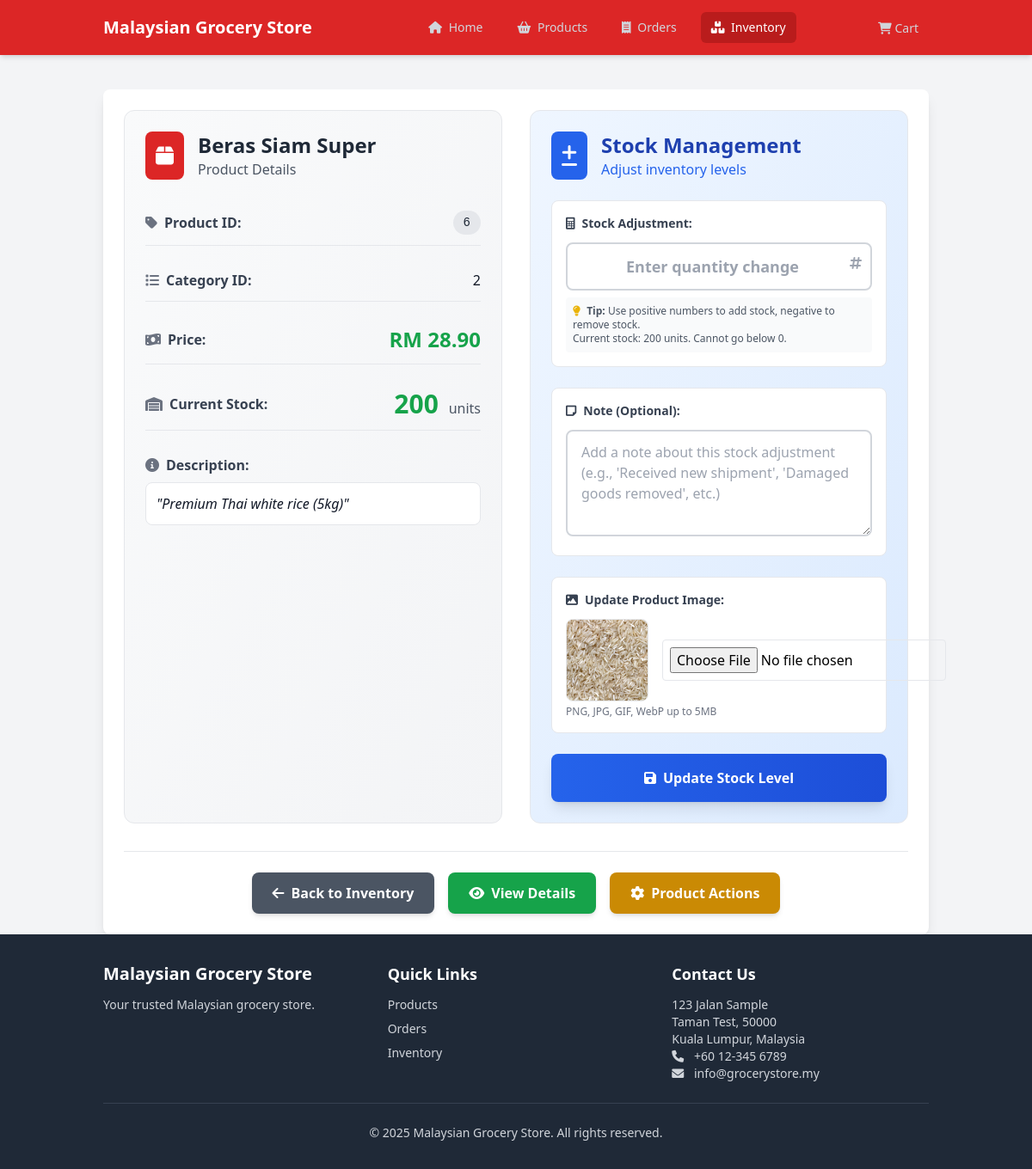
Page /modules/inventory/index.php?module=inventory&action=edit&id=6 on the earlier database version.
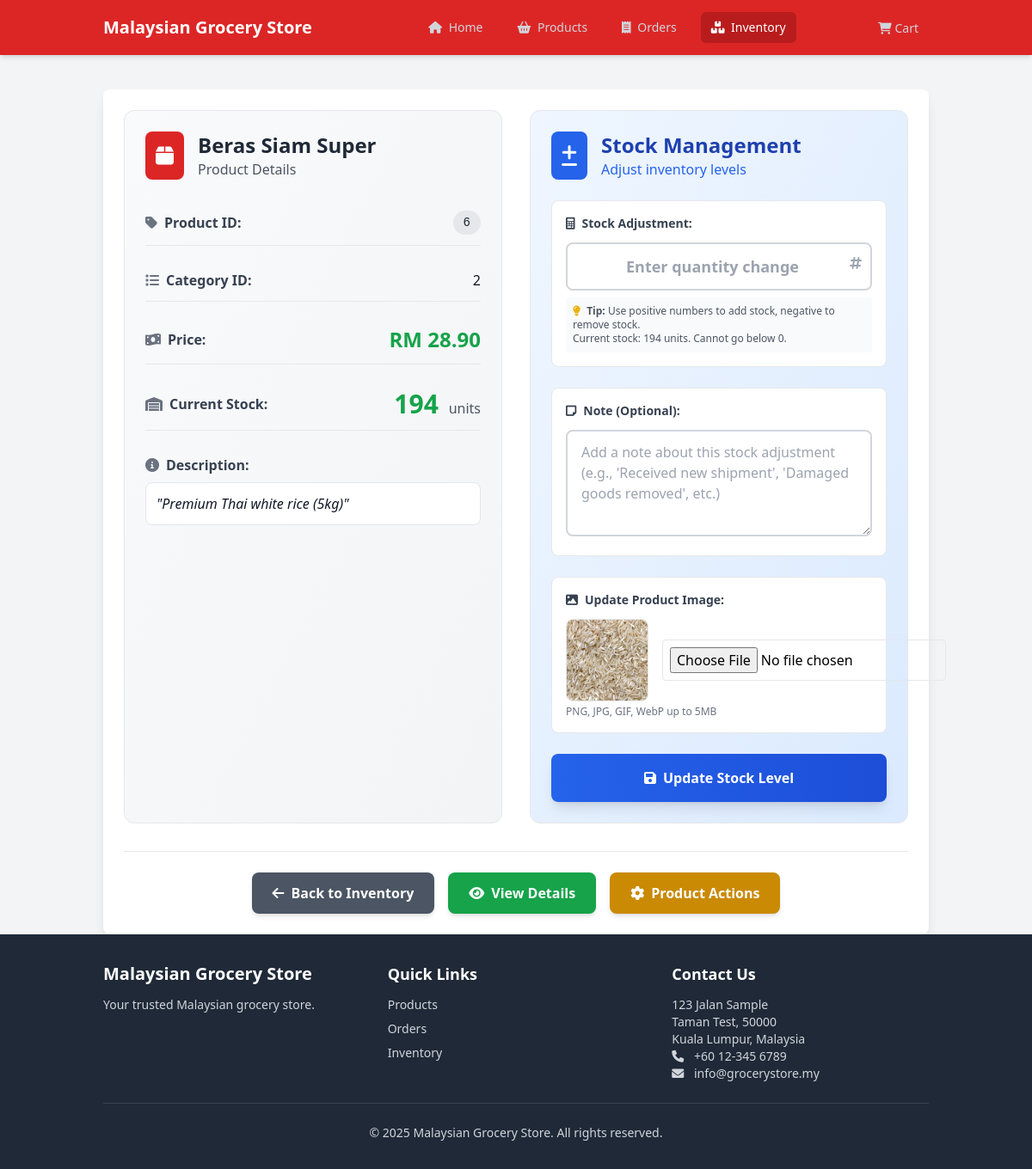
Same page on the later database version.
### tables this page shows
CREATE TABLE products (
    id INTEGER PRIMARY KEY AUTOINCREMENT,
    category_id INTEGER,
    name TEXT NOT NULL,
    description TEXT,
    price DECIMAL(10,2) NOT NULL,
    stock_quantity INTEGER NOT NULL DEFAULT 0,
    image_url TEXT,
    created_at DATETIME DEFAULT CURRENT_TIMESTAMP,
    updated_at DATETIME DEFAULT CURRENT_TIMESTAMP,
    deleted_at DATETIME, "sku",
    FOREIGN KEY (category_id) REFERENCES categories(id)
);

### modules/inventory/functions.php (called while the page is built, shortened)
<?php
function getProductById($id) {
    return getProductWithSKU($id);
}
function generateSKU($product_id = null, $name = '') {
    $db = initializeDatabase();
    if ($product_id) {
        $sku = 'SKU' . str_pad($product_id, 6, '0', STR_PAD_LEFT);
    } else {
        $result = $db->query("SELECT seq FROM sqlite_sequence WHERE name='products'");
        $row = $result->fetchArray(SQLITE3_ASSOC);
        $next_id = $row ? $row['seq'] + 1 : 1;
        $sku = 'SKU' . str_pad($next_id, 6, '0', STR_PAD_LEFT);
    }
    $counter = 0;
    $original_sku = $sku;
    while (skuExists($sku)) {
        $counter++;
        $sku = $original_sku . '-' . $counter;
    }
    return $sku;
}
function skuExists($sku) {
    $db = initializeDatabase();
    $stmt = $db->prepare("SELECT id FROM products WHERE sku = :sku AND deleted_at IS NULL");
    $stmt->bindValue(':sku', $sku, SQLITE3_TEXT);
    $result = $stmt->execute();
    return $result->fetchArray(SQLITE3_ASSOC) !== false;
}
function getProductWithSKU($id) {
    $db = initializeDatabase();
    $stmt = $db->prepare("SELECT * FROM products WHERE id = :id AND deleted_at IS NULL");
    $stmt->bindValue(':id', $id, SQLITE3_INTEGER);
    $result = $stmt->execute();
    $product = $result->fetchArray(SQLITE3_ASSOC);
    if ($product && empty($product['sku'])) {
        $sku = generateSKU($product['id'], $product['name']);
        $updateStmt = $db->prepare("UPDATE products SET sku = :sku WHERE id = :id");
        $updateStmt->bindValue(':sku', $sku, SQLITE3_TEXT);
        $updateStmt->bindValue(':id', $product['id'], SQLITE3_INTEGER);
        $updateStmt->execute();
        $product['sku'] = $sku;
    }
    return $product;
}

### modules/inventory/templates/edit.php (the view, shortened to what the changed rows need)
<?php
require_once __DIR__ . '/../../../includes/functions.php';
require_once __DIR__ . '/../functions.php';
$id = $_GET['id'] ?? null;
$product = getProductById($id);
$imgPath = $product['image_url'] ?: 'default.jpg';
if (!empty($product['image_url']) && str_contains($product['image_url'], '/')) {
    $imgSrc = $product['image_url'];
} else {
    $imgSrc = 'assets/images/products/' . $imgPath;
}
?>
<div class="max-w-6xl mx-auto mt-6 bg-white p-6 rounded-lg shadow-lg">
    <div class="grid grid-cols-1 lg:grid-cols-2 gap-8">
        <div class="bg-gradient-to-br from-gray-50 to-gray-100 p-6 rounded-xl border">
            <div class="flex items-center mb-6">
                <div class="bg-theme-red text-white p-3 rounded-lg mr-4">
                    <i class="fas fa-box text-2xl"></i>
                </div>
                <div>
                    <h2 class="text-2xl font-bold text-gray-800"><?= htmlspecialchars($product['name']) ?></h2>
                    <p class="text-gray-600">Product Details</p>
                </div>
            </div>
            <div class="space-y-4">
                <div class="flex justify-between items-center py-3 border-b border-gray-200">
                    <span class="font-semibold text-gray-700 flex items-center">
                        <i class="fas fa-tag mr-2 text-gray-500"></i>Product ID:
                    </span>
                    <span class="bg-gray-200 text-gray-800 px-3 py-1 rounded-full text-sm font-mono">
                        <?= htmlspecialchars($product['id']) ?>
                    </span>
                </div>
                <div class="flex justify-between items-center py-3 border-b border-gray-200">
                    <span class="font-semibold text-gray-700 flex items-center">
                        <i class="fas fa-list mr-2 text-gray-500"></i>Category ID:
                    </span>
                    <span class="text-gray-900 font-medium"><?= htmlspecialchars($product['category_id']) ?></span>
                </div>
                <div class="flex justify-between items-center py-3 border-b border-gray-200">
                    <span class="font-semibold text-gray-700 flex items-center">
                        <i class="fas fa-money-bill-wave mr-2 text-gray-500"></i>Price:
                    </span>
                    <span class="text-2xl font-bold text-green-600">RM <?= number_format($product['price'], 2) ?></span>
                </div>
                <div class="flex justify-between items-center py-3 border-b border-gray-200">
                    <span class="font-semibold text-gray-700 flex items-center">
                        <i class="fas fa-warehouse mr-2 text-gray-500"></i>Current Stock:
                    </span>
                    <div class="text-right">
                        <span class="text-3xl font-bold <?= $product['stock_quantity'] > 10 ? 'text-green-600' : ($product['stock_quantity'] > 0 ? 'text-yellow-600' : 'text-red-600') ?>">
                            <?= $product['stock_quantity'] ?>
                        </span>
                        <span class="text-gray-600 ml-1">units</span>
                    </div>
                </div>
                <?php if ($product['description']): ?>
                <div class="py-3">
                    <span class="font-semibold text-gray-700 flex items-center mb-2">
                        <i class="fas fa-info-circle mr-2 text-gray-500"></i>Description:
                    </span>
                    <p class="text-gray-900 bg-white p-3 rounded-lg border italic">
                        "<?= htmlspecialchars($product['description']) ?>"
                    </p>
                </div>
                <?php endif; ?>
            </div>
        </div>
        <div class="bg-gradient-to-br from-blue-50 to-blue-100 p-6 rounded-xl border">
            <div class="flex items-center mb-6">
                <div class="bg-blue-600 text-white p-3 rounded-lg mr-4">
                    <i class="fas fa-plus-minus text-2xl"></i>
                </div>
                <div>
                    <h3 class="text-2xl font-bold text-blue-800">Stock Management</h3>
                    <p class="text-blue-600">Adjust inventory levels</p>
                </div>
            </div>
            <form method="POST" enctype="multipart/form-data" action="index.php?module=inventory&action=update_stock" class="space-y-6">
                <div class="bg-white p-4 rounded-lg border">
                    <label class="block text-sm font-bold text-gray-700 mb-3">
                        <i class="fas fa-calculator mr-2"></i>Stock Adjustment:
                    </label>
                    <div class="relative">
                        <input type="number"
                               name="adjustment"
                               id="adjustment_input"
                               class="w-full border-2 border-gray-300 rounded-lg px-4 py-3 text-lg font-semibold text-center focus:outline-none focus:ring-2 focus:ring-blue-500 focus:border-blue-500 transition-all duration-200"
                               placeholder="Enter quantity change"
                               required
                               min="-<?= $product['stock_quantity'] ?>"
                               onkeyup="updatePreview()">
                        <div class="absolute right-3 top-3 text-gray-400">
                            <i class="fas fa-hashtag"></i>
                        </div>
                    </div>
                    <div class="mt-2 text-xs text-gray-600 bg-gray-50 p-2 rounded">
                        <i class="fas fa-lightbulb mr-1 text-yellow-500"></i>
                        <strong>Tip:</strong> Use positive numbers to add stock, negative to remove stock.
                        <br>Current stock: <?= $product['stock_quantity'] ?> units. Cannot go below 0.
                    </div>
                </div>
                <div class="bg-white p-4 rounded-lg border">
                    <label class="block text-sm font-bold text-gray-700 mb-3">
                        <i class="fas fa-sticky-note mr-2"></i>Note (Optional):
                    </label>
                    <textarea name="notes"
                              class="w-full border-2 border-gray-300 rounded-lg px-4 py-3 focus:outline-none focus:ring-2 focus:ring-blue-500 focus:border-blue-500 transition-all duration-200"
                              rows="4"
                              placeholder="Add a note about this stock adjustment (e.g., 'Received new shipment', 'Damaged goods removed', etc.)"></textarea>
                </div>
                <div class="bg-white p-4 rounded-lg border">
                    <label class="block text-sm font-bold text-gray-700 mb-3">
                        <i class="fas fa-image mr-2"></i>Update Product Image:
                    </label>
                    <div class="flex items-center space-x-4">
                        <img id="preview_new_img" src="<?= htmlspecialchars($imgSrc) ?>" class="w-24 h-24 object-cover rounded-lg border" alt="Preview">
                        <input type="file" name="product_image" accept="image/*" onchange="previewNewImage(event)" class="border p-2 rounded">
                    </div>
                    <p class="text-xs text-gray-500 mt-1">PNG, JPG, GIF, WebP up to 5MB</p>
                </div>
                <button type="submit"
                        name="update_stock"
                        class="w-full bg-gradient-to-r from-blue-600 to-blue-700 hover:from-blue-700 hover:to-blue-800 text-white font-bold py-4 px-6 rounded-lg transition-all duration-200 transform hover:scale-105 shadow-lg">
                    <i class="fas fa-save mr-2"></i>Update Stock Level
                </button>
            </form>
        </div>
    </div>
    <div class="mt-8 pt-6 border-t border-gray-200">
        <div class="flex flex-wrap gap-4 justify-center">
            <a href="index.php?module=inventory"
               class="bg-gray-600 hover:bg-gray-700 text-white font-semibold px-6 py-3 rounded-lg transition-all duration-200 transform hover:scale-105 shadow-md flex items-center">
                <i class="fas fa-arrow-left mr-2"></i>Back to Inventory
            </a>
            <a href="index.php?module=inventory&action=view&id=<?= $product['id'] ?>"
               class="bg-green-600 hover:bg-green-700 text-white font-semibold px-6 py-3 rounded-lg transition-all duration-200 transform hover:scale-105 shadow-md flex items-center">
                <i class="fas fa-eye mr-2"></i>View Details
            </a>
            <button onclick="toggleDangerActions()"
                    class="bg-yellow-600 hover:bg-yellow-700 text-white font-semibold px-6 py-3 rounded-lg transition-all duration-200 transform hover:scale-105 shadow-md flex items-center">
                <i class="fas fa-cog mr-2"></i>Product Actions
            </button>
        </div>
    </div>
</div>

Differences in the rows shown:
changed products "Beras Siam Super": stock_quantity "200" → "194"
